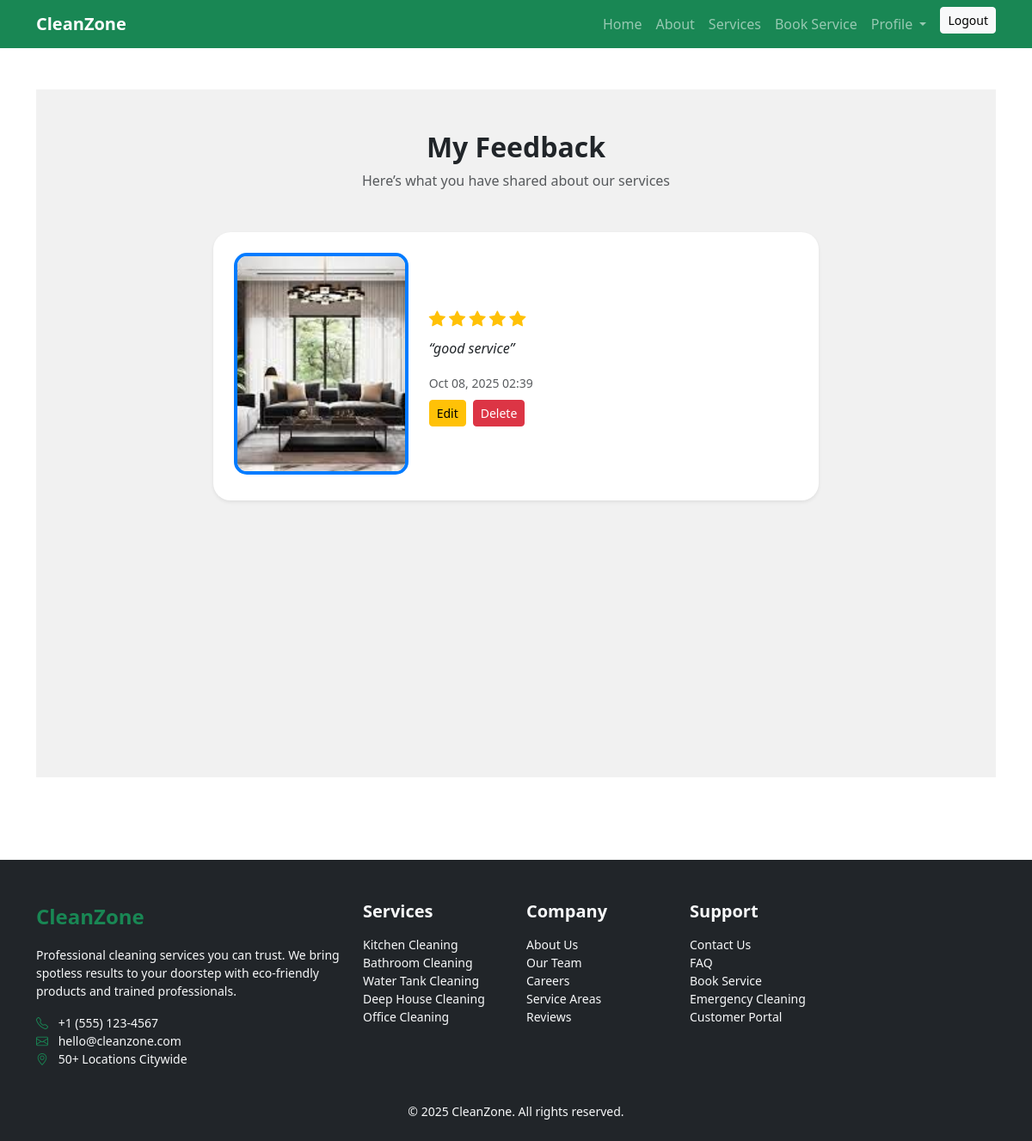
The app's page /feedback/my/ (signed in) with its own data.
### feedback/models.py (models this page shows, shortened)
class Feedback(models.Model):
    user = models.ForeignKey(User, on_delete=models.CASCADE)
    booking = models.ForeignKey(Booking, on_delete=models.CASCADE, null=True, blank=True)
    rating = models.IntegerField(choices=RATING_CHOICES)
    comment = models.TextField()
    image = models.ImageField(upload_to='feedback_images/', null=True, blank=True)
    created_at = models.DateTimeField(auto_now_add=True)
    image = models.ImageField(upload_to='feedback_images/', null=True, blank=True)

### feedback/views.py (the view)
# urls.py: path('my/', views.my_feedback_view, name='my_feedback'),
@login_required
def my_feedback_view(request):
    feedbacks = Feedback.objects.filter(user=request.user).order_by('-created_at')
    return render(request, 'feedback/my_feedback.html', {'feedbacks': feedbacks})

### templates/feedback/my_feedback.html (shortened to what this page needs)
{% extends 'user_base.html' %}
{% block content %}
<div class="container-fluid py-5" style="background-color: #f1f1f1; min-height: 100vh;">
  <div class="container text-center">
    <h2 class="fw-bold mb-2">My Feedback</h2>
    <p class="text-muted mb-5">Here’s what you have shared about our services</p>
    {% if feedbacks %}
    <div class="row justify-content-center">
      {% for feedback in feedbacks %}
      <div class="col-lg-8 mb-4">
        <div class="card border-0 shadow-sm p-4" style="border-radius: 20px;">
          <div class="row align-items-center">
            <div class="col-md-4 text-center mb-3 mb-md-0">
              {% if feedback.image %}
              <div style="border: 4px solid #007bff; border-radius: 15px; overflow: hidden; display: inline-block;">
                <img src="{{ feedback.image.url }}" alt="Feedback image"
                     class="img-fluid"
                     style="width: 100%; height: 250px; object-fit: cover;">
              </div>
              {% else %}
              <div class="bg-secondary d-flex align-items-center justify-content-center text-white"
                   style="width: 100%; height: 250px; border-radius: 15px;">
                <span>No Image</span>
              </div>
              {% endif %}
            </div>
            <div class="col-md-8 text-start">
              <div class="mb-2">
                {% for i in "12345" %}
                  {% if forloop.counter <= feedback.rating %}
                    <i class="bi bi-star-fill text-warning" style="font-size: 1.2rem;"></i>
                  {% else %}
                    <i class="bi bi-star text-warning" style="font-size: 1.2rem;"></i>
                  {% endif %}
                {% endfor %}
              </div>
              <p class="fst-italic mb-3">“{{ feedback.comment }}”</p>
              <p class="text-muted mb-2">
                <small>{{ feedback.created_at|date:"M d, Y H:i" }}</small>
              </p>
              <div class="d-flex gap-2">
                <a href="{% url 'edit_feedback' feedback.id %}" class="btn btn-warning btn-sm">Edit</a>
                <a href="{% url 'delete_feedback' feedback.id %}"
                   class="btn btn-danger btn-sm"
                   onclick="return confirm('Are you sure you want to delete this feedback?');">Delete</a>
              </div>
            </div>
          </div>
        </div>
      </div>
      {% endfor %}
    </div>
    {% else %}
    <p class="text-muted">You have not submitted any feedback yet.</p>
    {% endif %}
  </div>
</div>
<link
  rel="stylesheet"
  href="https://cdn.jsdelivr.net/npm/bootstrap-icons@1.10.5/font/bootstrap-icons.css">
{% endblock %}

### static/css/style.css (style rules this page uses)
html { scroll-behavior: smooth; }

### records on screen
Feedback: image (picture), rating 5 (drawn), comment "good service", created_at "Oct 08, 2025 02:39"
